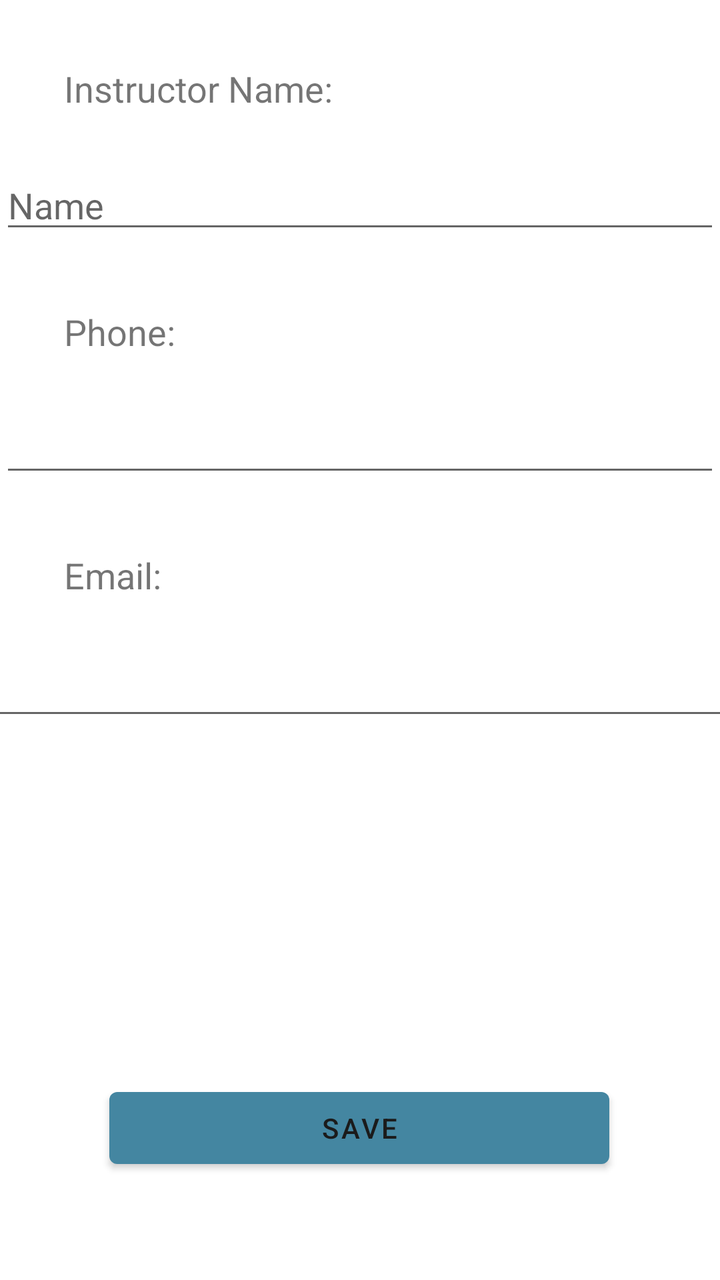
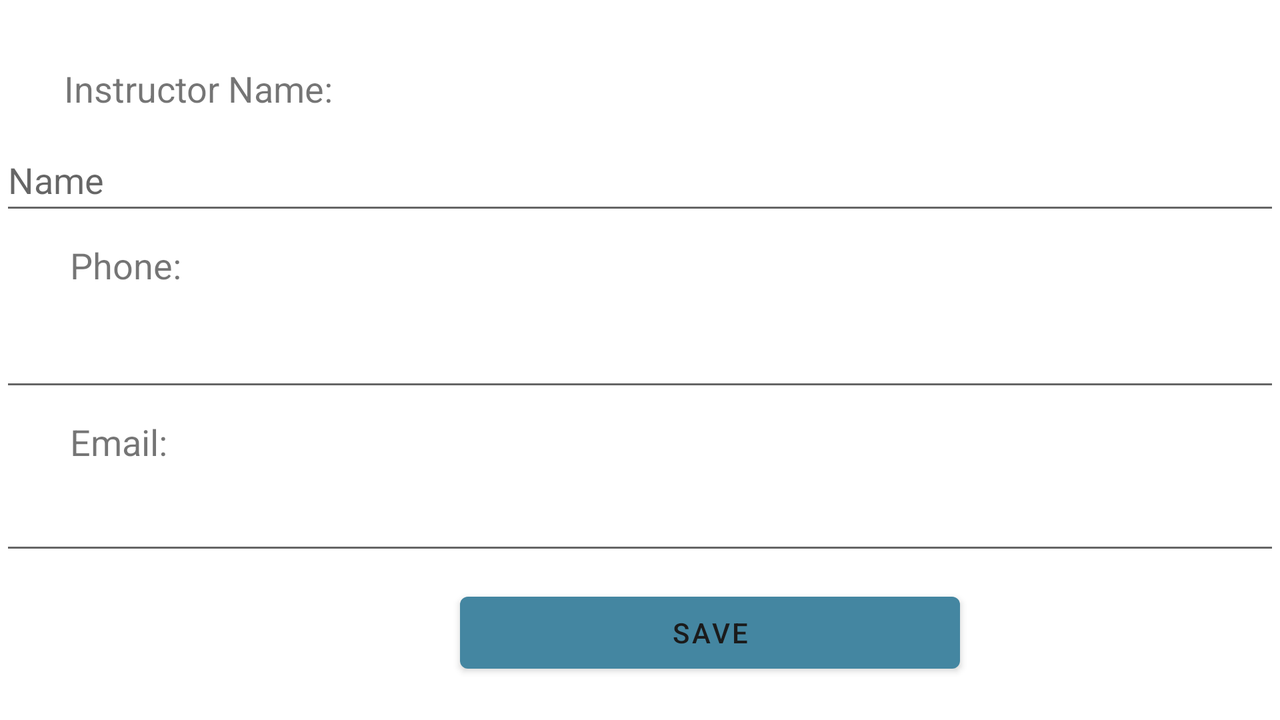

Two renders of one Android screen. The first uses the default layout on a phone; the second uses the alternative layout the repository ships for a different screen configuration, on a matching device. The two XML files are below.
<!-- AndroidManifest.xml: application theme Theme.C196_StudentCourseTracker_RonMercier -->
<!-- res/layout/activity_instructor_add_edit.xml -->
<?xml version="1.0" encoding="utf-8"?>
<androidx.constraintlayout.widget.ConstraintLayout xmlns:android="http://schemas.android.com/apk/res/android"
    xmlns:app="http://schemas.android.com/apk/res-auto"
    xmlns:tools="http://schemas.android.com/tools"
    android:layout_width="match_parent"
    android:layout_height="match_parent"
    tools:context=".UI.InstructorActivities.InstructorAddEditActivity">

    <TextView
        android:id="@+id/assessmentEditTitleLabel"
        android:layout_width="wrap_content"
        android:layout_height="wrap_content"
        android:layout_marginStart="32dp"
        android:layout_marginTop="32dp"
        android:text="Instructor Name:"
        android:textSize="18sp"
        app:layout_constraintStart_toStartOf="parent"
        app:layout_constraintTop_toTopOf="parent" />

    <EditText
        android:id="@+id/assessmentNameEditText"
        android:layout_width="0dp"
        android:layout_height="wrap_content"
        android:layout_marginTop="24dp"
        android:ems="10"
        android:hint="Name"
        android:inputType="textPersonName"
        app:layout_constraintEnd_toEndOf="parent"
        app:layout_constraintStart_toStartOf="parent"
        app:layout_constraintTop_toBottomOf="@+id/assessmentEditTitleLabel" />

    <TextView
        android:id="@+id/assessmentEditDateLabel"
        android:layout_width="wrap_content"
        android:layout_height="wrap_content"
        android:layout_marginTop="32dp"
        android:text="Phone:"
        android:textSize="18sp"
        app:layout_constraintStart_toStartOf="@+id/assessmentEditTitleLabel"
        app:layout_constraintTop_toBottomOf="@+id/assessmentNameEditText" />

    <EditText
        android:id="@+id/instructorPhoneEditText"
        android:layout_width="0dp"
        android:layout_height="wrap_content"
        android:layout_marginTop="24dp"
        android:ems="10"
        android:inputType="phone"
        app:layout_constraintEnd_toEndOf="parent"
        app:layout_constraintStart_toStartOf="parent"
        app:layout_constraintTop_toBottomOf="@+id/assessmentEditDateLabel" />

    <TextView
        android:id="@+id/assessmentEditTypeLabel"
        android:layout_width="wrap_content"
        android:layout_height="wrap_content"
        android:layout_marginTop="32dp"
        android:text="Email:"
        android:textSize="18sp"
        app:layout_constraintStart_toStartOf="@+id/assessmentEditTitleLabel"
        app:layout_constraintTop_toBottomOf="@+id/instructorPhoneEditText"
        tools:layout_editor_absoluteX="32dp" />

    <EditText
        android:id="@+id/instructorEmailTextEdit"
        android:layout_width="393dp"
        android:layout_height="wrap_content"
        android:layout_marginTop="24dp"
        android:ems="10"
        android:inputType="textEmailAddress"
        app:layout_constraintEnd_toEndOf="parent"
        app:layout_constraintStart_toStartOf="parent"
        app:layout_constraintTop_toBottomOf="@+id/assessmentEditTypeLabel" />

    <Button
        android:id="@+id/saveAssessmentBtn"
        android:layout_width="250dp"
        android:layout_height="wrap_content"
        android:layout_marginBottom="52dp"
        android:text="Save"
        app:layout_constraintBottom_toBottomOf="parent"
        app:layout_constraintEnd_toEndOf="parent"
        app:layout_constraintHorizontal_bias="0.496"
        app:layout_constraintStart_toStartOf="parent" />
</androidx.constraintlayout.widget.ConstraintLayout>
<!-- resources referenced by this layout -->
<resources>
  <style name="Theme.C196_StudentCourseTracker_RonMercier" parent="Theme.MaterialComponents.DayNight.DarkActionBar">
          
          <item name="colorPrimary">@color/primaryDarkColor</item>
          <item name="colorPrimaryVariant">@color/primaryLightColor</item>
          <item name="colorOnPrimary">@color/darkBG</item>
          
          <item name="colorSecondary">@color/secondaryDarkColor</item>
          <item name="colorSecondaryVariant">@color/secondaryLightColor</item>
          <item name="colorOnSecondary">@color/darkBG</item>
          
          <item name="android:statusBarColor" tools:targetApi="l">?attr/colorPrimaryVariant</item>
          
      </style>
  <color name="primaryDarkColor">#4486A1</color>
  <color name="primaryLightColor">#e5ffff</color>
  <color name="darkBG">#1B1B1B</color>
  <color name="secondaryDarkColor">#94af76</color>
  <color name="secondaryLightColor">#f8ffd7</color>
</resources>
<!-- res/layout-land/activity_instructor_add_edit.xml (the repository's variant of the layout above) -->
<!-- drawn on the phone turned sideways -->
<?xml version="1.0" encoding="utf-8"?>
<androidx.constraintlayout.widget.ConstraintLayout xmlns:android="http://schemas.android.com/apk/res/android"
    xmlns:app="http://schemas.android.com/apk/res-auto"
    xmlns:tools="http://schemas.android.com/tools"
    android:layout_width="match_parent"
    android:layout_height="match_parent"
    tools:context=".UI.TermAddEditActivity">

    <ScrollView
        android:layout_width="match_parent"
        android:layout_height="match_parent">

        <LinearLayout
            android:layout_width="match_parent"
            android:layout_height="wrap_content"
            android:orientation="vertical" >

            <TextView
                android:id="@+id/assessmentEditTitleLabel"
                android:layout_width="wrap_content"
                android:layout_height="wrap_content"
                android:layout_marginStart="32dp"
                android:layout_marginTop="32dp"
                android:text="Instructor Name:"
                android:textSize="18sp" />

            <EditText
                android:id="@+id/assessmentNameEditText"
                android:layout_width="match_parent"
                android:layout_height="wrap_content"
                android:layout_marginTop="8dp"
                android:ems="10"
                android:hint="Name"
                android:inputType="textPersonName"
                android:minHeight="48dp" />

            <TextView
                android:id="@+id/assessmentEditDateLabel"
                android:layout_width="wrap_content"
                android:layout_height="wrap_content"
                android:layout_marginLeft="35dp"
                android:layout_marginTop="8dp"
                android:text="Phone:"
                android:textSize="18sp" />

            <EditText
                android:id="@+id/instructorPhoneEditText"
                android:layout_width="match_parent"
                android:layout_height="wrap_content"
                android:layout_marginTop="8dp"
                android:ems="10"
                android:inputType="phone"
                android:minHeight="48dp" />

            <TextView
                android:id="@+id/assessmentEditTypeLabel"
                android:layout_width="wrap_content"
                android:layout_height="wrap_content"
                android:layout_marginLeft="35dp"
                android:layout_marginTop="8dp"
                android:text="Email:"
                android:textSize="18sp" />

            <EditText
                android:id="@+id/instructorEmailTextEdit"
                android:layout_width="match_parent"
                android:layout_height="wrap_content"
                android:layout_marginTop="8dp"
                android:ems="10"
                android:inputType="textEmailAddress" />

            <Button
                android:id="@+id/saveAssessmentBtn"
                android:layout_width="250dp"
                android:layout_height="wrap_content"
                android:layout_marginLeft="230dp"
                android:layout_marginTop="10dp"
                android:layout_marginBottom="16dp"
                android:text="Save" />
        </LinearLayout>
    </ScrollView>

</androidx.constraintlayout.widget.ConstraintLayout>
